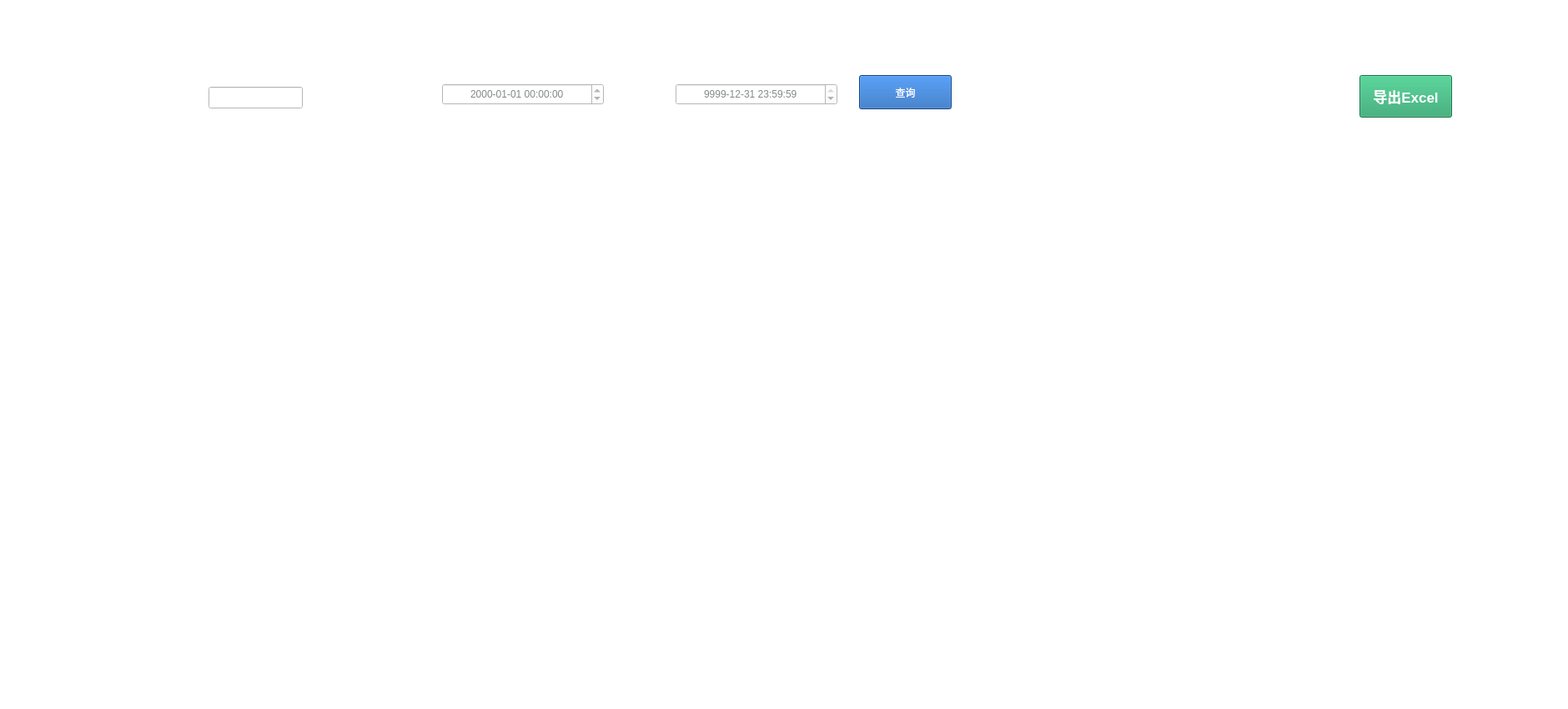
<?xml version="1.0" encoding="UTF-8"?>
<ui version="4.0">
 <class>Data_check</class>
 <widget class="QWidget" name="Data_check">
  <property name="geometry">
   <rect>
    <x>0</x>
    <y>0</y>
    <width>1880</width>
    <height>850</height>
   </rect>
  </property>
  <property name="windowTitle">
   <string>Form</string>
  </property>
  <property name="styleSheet">
   <string notr="true">background:transparent;
color: rgb(128,138,135);</string>
  </property>
  <widget class="QWidget" name="widget_data" native="true">
   <property name="geometry">
    <rect>
     <x>10</x>
     <y>10</y>
     <width>1880</width>
     <height>840</height>
    </rect>
   </property>
   <property name="styleSheet">
    <string notr="true">QWidget#widget_data{
	border-image: url(:/images/resources/窗口界面-背景.png);
}</string>
   </property>
   <widget class="QLabel" name="label_data_icon">
    <property name="geometry">
     <rect>
      <x>30</x>
      <y>20</y>
      <width>21</width>
      <height>21</height>
     </rect>
    </property>
    <property name="styleSheet">
     <string notr="true">border-image: url(:/images/resources/arrow.png);
background:transparent;</string>
    </property>
    <property name="text">
     <string/>
    </property>
    <property name="alignment">
     <set>Qt::AlignCenter</set>
    </property>
   </widget>
   <widget class="QLabel" name="label_text_data">
    <property name="geometry">
     <rect>
      <x>70</x>
      <y>20</y>
      <width>81</width>
      <height>21</height>
     </rect>
    </property>
    <property name="font">
     <font>
      <pointsize>13</pointsize>
      <weight>75</weight>
      <bold>true</bold>
     </font>
    </property>
    <property name="styleSheet">
     <string notr="true">color: rgb(255, 255, 255);background:transparent</string>
    </property>
    <property name="text">
     <string>数据查询</string>
    </property>
    <property name="alignment">
     <set>Qt::AlignCenter</set>
    </property>
   </widget>
   <widget class="QWidget" name="widget_data_check" native="true">
    <property name="geometry">
     <rect>
      <x>110</x>
      <y>170</y>
      <width>1641</width>
      <height>601</height>
     </rect>
    </property>
    <property name="styleSheet">
     <string notr="true">QWidget#widget_data_check{
	border-image: url(:/images/resources/窗口界面-背景.png);
}
</string>
    </property>
    <widget class="QLabel" name="label_number">
     <property name="geometry">
      <rect>
       <x>160</x>
       <y>30</y>
       <width>81</width>
       <height>51</height>
      </rect>
     </property>
     <property name="font">
      <font>
       <pointsize>14</pointsize>
       <weight>75</weight>
       <bold>true</bold>
      </font>
     </property>
     <property name="styleSheet">
      <string notr="true">color: rgb(255, 255, 255);</string>
     </property>
     <property name="text">
      <string>炭块编号</string>
     </property>
     <property name="alignment">
      <set>Qt::AlignCenter</set>
     </property>
    </widget>
    <widget class="QTableWidget" name="tableWidget">
     <property name="geometry">
      <rect>
       <x>100</x>
       <y>90</y>
       <width>1521</width>
       <height>501</height>
      </rect>
     </property>
     <property name="font">
      <font>
       <pointsize>13</pointsize>
      </font>
     </property>
     <property name="styleSheet">
      <string notr="true">color: rgb(255, 255, 255);background:transparent;</string>
     </property>
     <property name="rowCount">
      <number>10</number>
     </property>
     <property name="columnCount">
      <number>6</number>
     </property>
     <attribute name="horizontalHeaderVisible">
      <bool>false</bool>
     </attribute>
     <attribute name="verticalHeaderVisible">
      <bool>false</bool>
     </attribute>
     <attribute name="verticalHeaderHighlightSections">
      <bool>true</bool>
     </attribute>
     <row/>
     <row/>
     <row/>
     <row/>
     <row/>
     <row/>
     <row/>
     <row/>
     <row/>
     <row/>
     <column/>
     <column/>
     <column/>
     <column/>
     <column/>
     <column/>
    </widget>
    <widget class="QLabel" name="label_line">
     <property name="geometry">
      <rect>
       <x>330</x>
       <y>30</y>
       <width>51</width>
       <height>51</height>
      </rect>
     </property>
     <property name="font">
      <font>
       <pointsize>14</pointsize>
       <weight>75</weight>
       <bold>true</bold>
      </font>
     </property>
     <property name="styleSheet">
      <string notr="true">color: rgb(255, 255, 255);</string>
     </property>
     <property name="text">
      <string>产线</string>
     </property>
     <property name="alignment">
      <set>Qt::AlignCenter</set>
     </property>
    </widget>
    <widget class="QLabel" name="label_date">
     <property name="geometry">
      <rect>
       <x>530</x>
       <y>30</y>
       <width>41</width>
       <height>51</height>
      </rect>
     </property>
     <property name="font">
      <font>
       <pointsize>14</pointsize>
       <weight>75</weight>
       <bold>true</bold>
      </font>
     </property>
     <property name="styleSheet">
      <string notr="true">color: rgb(255, 255, 255);</string>
     </property>
     <property name="text">
      <string>日期</string>
     </property>
     <property name="alignment">
      <set>Qt::AlignCenter</set>
     </property>
    </widget>
    <widget class="QLabel" name="label_cleaning">
     <property name="geometry">
      <rect>
       <x>760</x>
       <y>30</y>
       <width>81</width>
       <height>51</height>
      </rect>
     </property>
     <property name="font">
      <font>
       <pointsize>14</pointsize>
       <weight>75</weight>
       <bold>true</bold>
      </font>
     </property>
     <property name="styleSheet">
      <string notr="true">color: rgb(255, 255, 255);</string>
     </property>
     <property name="text">
      <string>是否清理</string>
     </property>
     <property name="alignment">
      <set>Qt::AlignCenter</set>
     </property>
    </widget>
    <widget class="QLabel" name="label_duration">
     <property name="geometry">
      <rect>
       <x>960</x>
       <y>30</y>
       <width>81</width>
       <height>51</height>
      </rect>
     </property>
     <property name="font">
      <font>
       <pointsize>14</pointsize>
       <weight>75</weight>
       <bold>true</bold>
      </font>
     </property>
     <property name="styleSheet">
      <string notr="true">color: rgb(255, 255, 255);</string>
     </property>
     <property name="text">
      <string>清理时长</string>
     </property>
     <property name="alignment">
      <set>Qt::AlignCenter</set>
     </property>
    </widget>
    <widget class="QLabel" name="label_operation">
     <property name="geometry">
      <rect>
       <x>1330</x>
       <y>30</y>
       <width>41</width>
       <height>51</height>
      </rect>
     </property>
     <property name="font">
      <font>
       <pointsize>14</pointsize>
       <weight>75</weight>
       <bold>true</bold>
      </font>
     </property>
     <property name="styleSheet">
      <string notr="true">color: rgb(255, 255, 255);</string>
     </property>
     <property name="text">
      <string>操作</string>
     </property>
    </widget>
   </widget>
   <widget class="QWidget" name="widget_bar" native="true">
    <property name="geometry">
     <rect>
      <x>110</x>
      <y>60</y>
      <width>1641</width>
      <height>81</height>
     </rect>
    </property>
    <property name="styleSheet">
     <string notr="true">QWidget#widget_bar{
	border-image: url(:/images/resources/背景栏.png);
}</string>
    </property>
    <widget class="QLabel" name="label_carbon_number">
     <property name="geometry">
      <rect>
       <x>30</x>
       <y>30</y>
       <width>71</width>
       <height>31</height>
      </rect>
     </property>
     <property name="font">
      <font>
       <pointsize>13</pointsize>
       <weight>75</weight>
       <bold>true</bold>
      </font>
     </property>
     <property name="styleSheet">
      <string notr="true">color: rgb(255, 255, 255);background:transparent</string>
     </property>
     <property name="text">
      <string>炭块编号</string>
     </property>
     <property name="alignment">
      <set>Qt::AlignCenter</set>
     </property>
    </widget>
    <widget class="QLineEdit" name="lineEdit">
     <property name="geometry">
      <rect>
       <x>130</x>
       <y>34</y>
       <width>113</width>
       <height>26</height>
      </rect>
     </property>
     <property name="styleSheet">
      <string notr="true">background-color: rgb(255, 255, 255);</string>
     </property>
     <property name="alignment">
      <set>Qt::AlignCenter</set>
     </property>
    </widget>
    <widget class="QLabel" name="label_create_time">
     <property name="geometry">
      <rect>
       <x>310</x>
       <y>30</y>
       <width>71</width>
       <height>31</height>
      </rect>
     </property>
     <property name="font">
      <font>
       <pointsize>13</pointsize>
       <weight>75</weight>
       <bold>true</bold>
      </font>
     </property>
     <property name="styleSheet">
      <string notr="true">color: rgb(255, 255, 255);background:transparent</string>
     </property>
     <property name="text">
      <string>生成时间</string>
     </property>
     <property name="alignment">
      <set>Qt::AlignCenter</set>
     </property>
    </widget>
    <widget class="QDateTimeEdit" name="dateTimeEdit_start">
     <property name="geometry">
      <rect>
       <x>410</x>
       <y>30</y>
       <width>194</width>
       <height>26</height>
      </rect>
     </property>
     <property name="styleSheet">
      <string notr="true">background-color: rgb(255, 255, 255);</string>
     </property>
     <property name="alignment">
      <set>Qt::AlignCenter</set>
     </property>
     <property name="displayFormat">
      <string>yyyy-MM-dd hh:mm:ss</string>
     </property>
    </widget>
    <widget class="QLabel" name="label_time">
     <property name="geometry">
      <rect>
       <x>630</x>
       <y>30</y>
       <width>41</width>
       <height>31</height>
      </rect>
     </property>
     <property name="font">
      <font>
       <pointsize>13</pointsize>
       <weight>75</weight>
       <bold>true</bold>
      </font>
     </property>
     <property name="styleSheet">
      <string notr="true">color: rgb(255, 255, 255);background:transparent</string>
     </property>
     <property name="text">
      <string>——</string>
     </property>
     <property name="alignment">
      <set>Qt::AlignCenter</set>
     </property>
    </widget>
    <widget class="QDateTimeEdit" name="dateTimeEdit_end">
     <property name="geometry">
      <rect>
       <x>690</x>
       <y>30</y>
       <width>194</width>
       <height>26</height>
      </rect>
     </property>
     <property name="styleSheet">
      <string notr="true">background-color: rgb(255, 255, 255);</string>
     </property>
     <property name="alignment">
      <set>Qt::AlignCenter</set>
     </property>
     <property name="dateTime">
      <datetime>
       <hour>23</hour>
       <minute>59</minute>
       <second>59</second>
       <year>9999</year>
       <month>12</month>
       <day>31</day>
      </datetime>
     </property>
     <property name="time">
      <time>
       <hour>23</hour>
       <minute>59</minute>
       <second>59</second>
      </time>
     </property>
     <property name="displayFormat">
      <string notr="true">yyyy-MM-dd hh:mm:ss</string>
     </property>
    </widget>
    <widget class="QPushButton" name="pushButton_search">
     <property name="geometry">
      <rect>
       <x>910</x>
       <y>20</y>
       <width>111</width>
       <height>41</height>
      </rect>
     </property>
     <property name="styleSheet">
      <string notr="true">QPushButton{
	background-color: rgb(26, 95, 180);
color: rgb(255, 255, 255);
}</string>
     </property>
     <property name="text">
      <string>查询</string>
     </property>
    </widget>
    <widget class="QPushButton" name="pushButton_excel">
     <property name="geometry">
      <rect>
       <x>1510</x>
       <y>20</y>
       <width>111</width>
       <height>51</height>
      </rect>
     </property>
     <property name="font">
      <font>
       <pointsize>13</pointsize>
       <weight>75</weight>
       <bold>true</bold>
      </font>
     </property>
     <property name="styleSheet">
      <string notr="true">QPushButton{
background-color: rgb(38, 162, 105);
color: rgb(255, 255, 255);
}</string>
     </property>
     <property name="text">
      <string>导出Excel</string>
     </property>
    </widget>
   </widget>
   <widget class="QWidget" name="verticalLayoutWidget">
    <property name="geometry">
     <rect>
      <x>110</x>
      <y>790</y>
      <width>1641</width>
      <height>31</height>
     </rect>
    </property>
    <layout class="QVBoxLayout" name="verticalLayout"/>
   </widget>
  </widget>
 </widget>
 <resources/>
 <connections/>
</ui>
